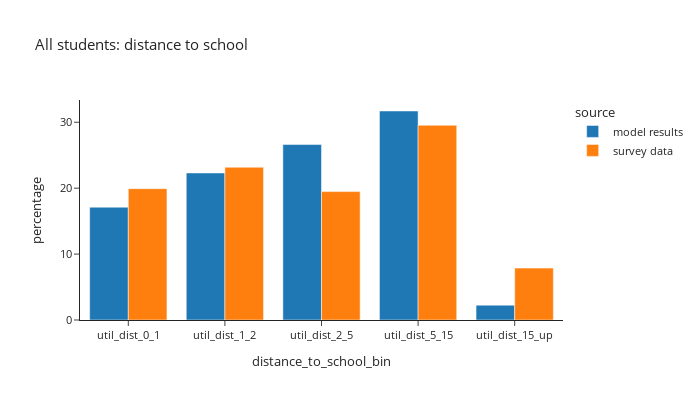
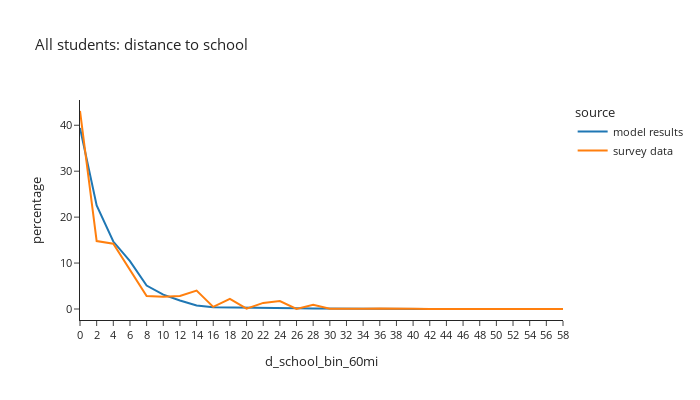

The notebook cell these images were saved under, in order:
### Code cell
def plot_distance(df:pd.DataFrame, group:str, title_name:str):
    count = df.loc[(df['source']=='model results') & (df[group]),['distance_to_school_bin']].value_counts()
    print(f"model person count =\n"
          f"{count.sort_values()}")
    df_plot = df.loc[(df[group]) & (df['distance_to_school_bin'] != float('nan'))].groupby(['source','distance_to_school_bin'])['hh_weight_2017_2019'].sum().reset_index()
    df_plot['percentage'] = df_plot.groupby(['source'], group_keys=False)['hh_weight_2017_2019'].\
            apply(lambda x: 100 * x / float(x.sum()))
    # df_plot
    #
    fig1 = px.bar(df_plot, x='distance_to_school_bin', y="percentage", color="source", barmode="group",template="simple_white",
                 title=title_name)
    fig1.for_each_annotation(lambda a: a.update(text = a.text.split("=")[-1]))
    fig1.update_layout(height=400, width=700, font=dict(size=11))
    fig1.show()

    df_plot = per_data.loc[(per_data[group]) & (per_data['d_school_bin_60mi'].notna())].groupby(['source','d_school_bin_60mi'])['hh_weight_2017_2019'].sum().reset_index()
    df_plot['percentage'] = df_plot.groupby(['source'], group_keys=False)['hh_weight_2017_2019'].\
                apply(lambda x: 100 * x / float(x.sum()))
    # df_plot
    #
    fig2 = px.line(df_plot, x='d_school_bin_60mi', y="percentage", color="source", template="simple_white",
                  title=title_name)
    fig2.for_each_annotation(lambda a: a.update(text = a.text.split("=")[-1]))
    fig2.update_layout(height=400, width=700, font=dict(size=11))
    fig2.show()

# distance to school: grade school
plot_distance(per_data,'is_student',"All students: distance to school")

### Figure 1 — Plotly figure (JSON) as saved in the notebook; plotly's stock layout.template omitted (floating-point values rounded to 4 significant figures)
{"data": [{"alignmentgroup": "True", "hovertemplate": "source=model results<br>distance_to_school_bin=%{x}<br>percentage=%{y}<extra></extra>", "legendgroup": "model results", "marker": {"color": "#1F77B4", "pattern": {"shape": ""}}, "name": "model results", "offsetgroup": "model results", "orientation": "v", "showlegend": true, "textposition": "auto", "type": "bar", "x": ["util_dist_0_1", "util_dist_1_2", "util_dist_2_5", "util_dist_5_15", "util_dist_15_up"], "xaxis": "x", "y": [17.11, 22.31, 26.62, 31.71, 2.252], "yaxis": "y"}, {"alignmentgroup": "True", "hovertemplate": "source=survey data<br>distance_to_school_bin=%{x}<br>percentage=%{y}<extra></extra>", "legendgroup": "survey data", "marker": {"color": "#FF7F0E", "pattern": {"shape": ""}}, "name": "survey data", "offsetgroup": "survey data", "orientation": "v", "showlegend": true, "textposition": "auto", "type": "bar", "x": ["util_dist_0_1", "util_dist_1_2", "util_dist_2_5", "util_dist_5_15", "util_dist_15_up"], "xaxis": "x", "y": [19.93, 23.18, 19.48, 29.55, 7.87], "yaxis": "y"}], "layout": {"barmode": "group", "font": {"size": 11}, "height": 400, "legend": {"title": {"text": "source"}, "tracegroupgap": 0}, "title": {"text": "All students: distance to school"}, "width": 700, "xaxis": {"anchor": "y", "domain": [0.0, 1.0], "title": {"text": "distance_to_school_bin"}}, "yaxis": {"anchor": "x", "domain": [0.0, 1.0], "title": {"text": "percentage"}}}}

### Figure 2 — Plotly figure (JSON) as saved in the notebook; plotly's stock layout.template omitted (floating-point values rounded to 4 significant figures)
{"data": [{"hovertemplate": "source=model results<br>d_school_bin_60mi=%{x}<br>percentage=%{y}<extra></extra>", "legendgroup": "model results", "line": {"color": "#1F77B4", "dash": "solid"}, "marker": {"symbol": "circle"}, "mode": "lines", "name": "model results", "orientation": "v", "showlegend": true, "type": "scatter", "x": ["0", "2", "4", "6", "8", "10", "12", "14", "16", "18", "20", "22", "24", "26", "28", "30", "32", "34", "36", "38", "40", "42", "44", "46", "48", "50", "52", "54", "56", "58"], "xaxis": "x", "y": [39.43, 22.56, 14.69, 10.42, 5.091, 3.134, 1.86, 0.7453, 0.3913, 0.3108, 0.2815, 0.241, 0.1899, 0.1496, 0.135, 0.09771, 0.0641, 0.05107, 0.04059, 0.03011, 0.02011, 0.02143, 0.01728, 0.009629, 0.01001, 0.004531, 0.005098, 0.002738, 0.00236, 0.001888], "yaxis": "y"}, {"hovertemplate": "source=survey data<br>d_school_bin_60mi=%{x}<br>percentage=%{y}<extra></extra>", "legendgroup": "survey data", "line": {"color": "#FF7F0E", "dash": "solid"}, "marker": {"symbol": "circle"}, "mode": "lines", "name": "survey data", "orientation": "v", "showlegend": true, "type": "scatter", "x": ["0", "2", "4", "6", "8", "10", "12", "14", "16", "18", "20", "22", "24", "26", "28", "30", "32", "34", "36", "38", "40", "42", "44", "46", "48", "50", "52", "54", "56", "58"], "xaxis": "x", "y": [43.1, 14.79, 14.2, 8.644, 2.826, 2.652, 2.822, 4.023, 0.4544, 2.212, 0.06055, 1.331, 1.727, 0.0208, 0.8941, 0.0464, 0.005459, 0.02724, 0.1061, 0.007902, 0.04508, 0.0, 0.0, 0.0, 0.0, 0.0, 0.0, 0.0, 0.0, 0.0], "yaxis": "y"}], "layout": {"font": {"size": 11}, "height": 400, "legend": {"title": {"text": "source"}, "tracegroupgap": 0}, "title": {"text": "All students: distance to school"}, "width": 700, "xaxis": {"anchor": "y", "domain": [0.0, 1.0], "title": {"text": "d_school_bin_60mi"}}, "yaxis": {"anchor": "x", "domain": [0.0, 1.0], "title": {"text": "percentage"}}}}
